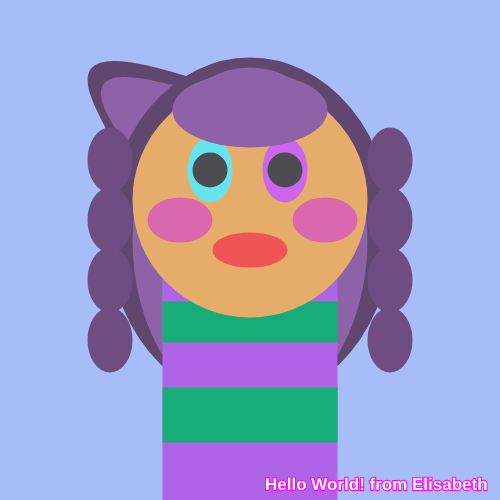
Frame 1 (no input)
Frame 60 (no input): identical to frame 1, image omitted
Frame 120 (the mouse pressed at the canvas centre since frame 60): identical to frame 1, image omitted

The p5.js sketch that drew this single still picture (run headless with seeded random() and noise() and a simulated clock; from frame 60 on, the mouse is pressed at the canvas centre):

// p5.js sketch
// ── sketch.js
// Elisabeth Giraldo, giraldo.e@northeastern.edu , Prototyping with Code, Lab #6, Assignment 3

function setup(){
  createCanvas(500,500);
}

function draw(){
  background(166, 189, 247);

  // shapes
  
  fill(97, 70, 112);
  stroke(97, 70, 112);
  strokeWeight(5);
  bezier(220, 90, 20, 20, 100, 100, 140, 190); 
  
  fill(141, 98, 166);
  stroke(141, 98, 166);
  strokeWeight(5);
  bezier(320, 140, 20, 20, 100, 100, 160, 190);
  
  fill(97, 70, 112);
  stroke(97, 70, 112);
  ellipse(250, 230, 280, 340);  //Hair
  
  fill(141, 98, 166);
  stroke(141, 98, 166);
  ellipse(250, 240, 230, 340);  //Hair 
  
  fill(175, 99, 230);
  stroke(175, 99, 230);
  rect(165,250,170,300); //Body
  
  fill(23, 173, 121);
  stroke(23, 173, 121);
  rect(165,250,170,90)
  
  fill(23, 173, 121);
  stroke(23, 173, 121);
  rect(165,390,170,50)
  
  fill(175, 99, 230);
  stroke(175, 99, 230);
  rect(165,209,170,90)

  
  fill(230, 173, 106);
  stroke(230, 173, 106);
  circle(250,200,230); // (x, y, d); //Head
  
  fill(217, 104, 175);
  stroke(217, 104, 175);
  ellipse(180, 220, 60, 40); //cheek left
  
  fill(217, 104, 175);
  stroke(217, 104, 175);
  ellipse(325, 220, 60, 40); // cheek right
  
  fill(240, 84, 84);
  stroke(240, 84, 84);
  ellipse(250, 250, 70, 30); // Mouth
  
  fill(102, 228, 237);
  stroke(102, 228, 237);
  ellipse(210, 170, 40, 60); //Left eye
  
  fill(203, 102, 237);
  stroke(203, 102, 237); 
  ellipse(285, 170, 40, 60); //Right eye
  
  fill(77, 76, 82);
  stroke(77, 76, 82);
  circle(210,170,30); //Left pupil
  
  fill(77, 76, 82);
  stroke(77, 76, 82);
  circle(285,170,30); //Right pupil
  
      //right side of hair
  fill(111, 77, 130);
  stroke(111, 77, 130);
  ellipse(390, 280, 40, 60); 
  
  fill(111, 77, 130);
  stroke(111, 77, 130);
  ellipse(390, 220, 40, 60); 
  
  fill(111, 77, 130);
  stroke(111, 77, 130);
  ellipse(390, 160, 40, 60); 
  
  fill(111, 77, 130);
  stroke(111, 77, 130);
  ellipse(390, 340, 40, 60); 
  
    //left side of hair
  fill(111, 77, 130);
  stroke(111, 77, 130);
  ellipse(110, 160, 40, 60); 
  
  fill(111, 77, 130);
  stroke(111, 77, 130);
  ellipse(110, 340, 40, 60); 
  
  fill(111, 77, 130);
  stroke(111, 77, 130);
  ellipse(110, 280, 40, 60); 
  
  fill(111, 77, 130);
  stroke(111, 77, 130);
  ellipse(110, 220, 40, 60); 
  
    //Other
  fill(141, 98, 166);
  stroke(141, 98, 166);
  ellipse(250, 110, 150, 70);
  

  // text
  fill(255,255,255);
  stroke(255,0,255);
  strokeWeight(2);
  textSize(17);
  textStyle(BOLD);
  text("Hello World! from Elisabeth", 265,490);
     
  
// Things to remember fill, stroke, strokeWeight, nostroke
// Style first, shape second; fill, stroke, shape order
}
